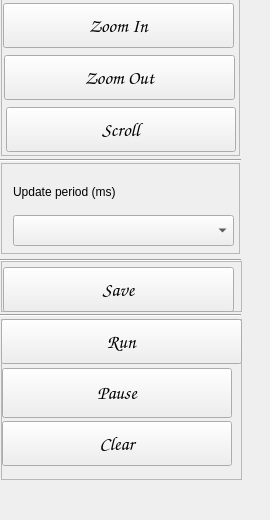
             <widget class="QWidget" name="page_leftbox_graph">
              <widget class="QFrame" name="extraTopMenu">
               <property name="geometry">
                <rect>
                 <x>-10</x>
                 <y>-20</y>
                 <width>261</width>
                 <height>511</height>
                </rect>
               </property>
               <property name="frameShape">
                <enum>QFrame::NoFrame</enum>
               </property>
               <property name="frameShadow">
                <enum>QFrame::Raised</enum>
               </property>
               <widget class="QFrame" name="frame">
                <property name="geometry">
                 <rect>
                  <x>11</x>
                  <y>11</y>
                  <width>239</width>
                  <height>165</height>
                 </rect>
                </property>
                <property name="frameShape">
                 <enum>QFrame::StyledPanel</enum>
                </property>
                <property name="frameShadow">
                 <enum>QFrame::Raised</enum>
                </property>
                <widget class="QPushButton" name="btn_zoom_in">
                 <property name="geometry">
                  <rect>
                   <x>2</x>
                   <y>12</y>
                   <width>231</width>
                   <height>45</height>
                  </rect>
                 </property>
                 <property name="sizePolicy">
                  <sizepolicy hsizetype="Expanding" vsizetype="Fixed">
                   <horstretch>0</horstretch>
                   <verstretch>0</verstretch>
                  </sizepolicy>
                 </property>
                 <property name="minimumSize">
                  <size>
                   <width>0</width>
                   <height>45</height>
                  </size>
                 </property>
                 <property name="font">
                  <font>
                   <family>Comic Sans MS</family>
                   <pointsize>14</pointsize>
                   <italic>false</italic>
                   <bold>false</bold>
                  </font>
                 </property>
                 <property name="cursor">
                  <cursorShape>PointingHandCursor</cursorShape>
                 </property>
                 <property name="layoutDirection">
                  <enum>Qt::LeftToRight</enum>
                 </property>
                 <property name="styleSheet">
                  <string notr="true">background-image: url(:/icons/images/icons/cil-zoom-in.png)

</string>
                 </property>
                 <property name="text">
                  <string>Zoom In</string>
                 </property>
                </widget>
                <widget class="QPushButton" name="btn_zoom_out">
                 <property name="geometry">
                  <rect>
                   <x>3</x>
                   <y>64</y>
                   <width>231</width>
                   <height>45</height>
                  </rect>
                 </property>
                 <property name="sizePolicy">
                  <sizepolicy hsizetype="Expanding" vsizetype="Fixed">
                   <horstretch>0</horstretch>
                   <verstretch>0</verstretch>
                  </sizepolicy>
                 </property>
                 <property name="minimumSize">
                  <size>
                   <width>0</width>
                   <height>45</height>
                  </size>
                 </property>
                 <property name="font">
                  <font>
                   <family>Comic Sans MS</family>
                   <pointsize>14</pointsize>
                   <italic>false</italic>
                   <bold>false</bold>
                  </font>
                 </property>
                 <property name="cursor">
                  <cursorShape>PointingHandCursor</cursorShape>
                 </property>
                 <property name="layoutDirection">
                  <enum>Qt::LeftToRight</enum>
                 </property>
                 <property name="styleSheet">
                  <string notr="true">background-image: url(:/icons/images/icons/cil-zoom-out.png)

</string>
                 </property>
                 <property name="text">
                  <string>Zoom Out</string>
                 </property>
                </widget>
                <widget class="QPushButton" name="btn_scroll">
                 <property name="geometry">
                  <rect>
                   <x>5</x>
                   <y>116</y>
                   <width>230</width>
                   <height>45</height>
                  </rect>
                 </property>
                 <property name="sizePolicy">
                  <sizepolicy hsizetype="Expanding" vsizetype="Fixed">
                   <horstretch>0</horstretch>
                   <verstretch>0</verstretch>
                  </sizepolicy>
                 </property>
                 <property name="minimumSize">
                  <size>
                   <width>0</width>
                   <height>45</height>
                  </size>
                 </property>
                 <property name="font">
                  <font>
                   <family>Comic Sans MS</family>
                   <pointsize>14</pointsize>
                   <italic>false</italic>
                   <bold>false</bold>
                  </font>
                 </property>
                 <property name="cursor">
                  <cursorShape>PointingHandCursor</cursorShape>
                 </property>
                 <property name="layoutDirection">
                  <enum>Qt::LeftToRight</enum>
                 </property>
                 <property name="styleSheet">
                  <string notr="true">background-image: url(:/icons/images/icons/cil-ethernet.png)</string>
                 </property>
                 <property name="text">
                  <string>Scroll</string>
                 </property>
                </widget>
               </widget>
               <widget class="QFrame" name="frame_3">
                <property name="geometry">
                 <rect>
                  <x>11</x>
                  <y>281</y>
                  <width>241</width>
                  <height>51</height>
                 </rect>
                </property>
                <property name="frameShape">
                 <enum>QFrame::StyledPanel</enum>
                </property>
                <property name="frameShadow">
                 <enum>QFrame::Raised</enum>
                </property>
                <widget class="QPushButton" name="btn_save_graph">
                 <property name="geometry">
                  <rect>
                   <x>2</x>
                   <y>6</y>
                   <width>231</width>
                   <height>45</height>
                  </rect>
                 </property>
                 <property name="sizePolicy">
                  <sizepolicy hsizetype="Expanding" vsizetype="Fixed">
                   <horstretch>0</horstretch>
                   <verstretch>0</verstretch>
                  </sizepolicy>
                 </property>
                 <property name="minimumSize">
                  <size>
                   <width>0</width>
                   <height>45</height>
                  </size>
                 </property>
                 <property name="font">
                  <font>
                   <family>Comic Sans MS</family>
                   <pointsize>14</pointsize>
                   <italic>false</italic>
                   <bold>false</bold>
                  </font>
                 </property>
                 <property name="cursor">
                  <cursorShape>PointingHandCursor</cursorShape>
                 </property>
                 <property name="layoutDirection">
                  <enum>Qt::LeftToRight</enum>
                 </property>
                 <property name="styleSheet">
                  <string notr="true">background-image: url(:/icons/images/icons/cil-data-transfer-down.png)

</string>
                 </property>
                 <property name="text">
                  <string>Save</string>
                 </property>
                </widget>
               </widget>
               <widget class="QFrame" name="frame_4">
                <property name="geometry">
                 <rect>
                  <x>11</x>
                  <y>183</y>
                  <width>239</width>
                  <height>91</height>
                 </rect>
                </property>
                <property name="frameShape">
                 <enum>QFrame::StyledPanel</enum>
                </property>
                <property name="frameShadow">
                 <enum>QFrame::Raised</enum>
                </property>
                <widget class="QComboBox" name="comboBox_period">
                 <property name="geometry">
                  <rect>
                   <x>12</x>
                   <y>52</y>
                   <width>221</width>
                   <height>31</height>
                  </rect>
                 </property>
                </widget>
                <widget class="QLabel" name="label">
                 <property name="geometry">
                  <rect>
                   <x>12</x>
                   <y>12</y>
                   <width>221</width>
                   <height>33</height>
                  </rect>
                 </property>
                 <property name="text">
                  <string>Update period (ms)</string>
                 </property>
                </widget>
               </widget>
               <widget class="QFrame" name="frame_2">
                <property name="geometry">
                 <rect>
                  <x>11</x>
                  <y>339</y>
                  <width>241</width>
                  <height>161</height>
                 </rect>
                </property>
                <property name="frameShape">
                 <enum>QFrame::StyledPanel</enum>
                </property>
                <property name="frameShadow">
                 <enum>QFrame::Raised</enum>
                </property>
                <widget class="QPushButton" name="btn_pause_graph">
                 <property name="geometry">
                  <rect>
                   <x>1</x>
                   <y>49</y>
                   <width>230</width>
                   <height>50</height>
                  </rect>
                 </property>
                 <property name="sizePolicy">
                  <sizepolicy hsizetype="Expanding" vsizetype="Fixed">
                   <horstretch>0</horstretch>
                   <verstretch>0</verstretch>
                  </sizepolicy>
                 </property>
                 <property name="minimumSize">
                  <size>
                   <width>0</width>
                   <height>45</height>
                  </size>
                 </property>
                 <property name="font">
                  <font>
                   <family>Comic Sans MS</family>
                   <pointsize>14</pointsize>
                   <italic>false</italic>
                   <bold>false</bold>
                  </font>
                 </property>
                 <property name="cursor">
                  <cursorShape>PointingHandCursor</cursorShape>
                 </property>
                 <property name="layoutDirection">
                  <enum>Qt::LeftToRight</enum>
                 </property>
                 <property name="styleSheet">
                  <string notr="true">background-image: url(:/icons/images/icons/baseline_stop_white_24dp.png)

</string>
                 </property>
                 <property name="text">
                  <string>Pause</string>
                 </property>
                </widget>
                <widget class="QPushButton" name="btn_run_graph">
                 <property name="geometry">
                  <rect>
                   <x>0</x>
                   <y>0</y>
                   <width>241</width>
                   <height>45</height>
                  </rect>
                 </property>
                 <property name="sizePolicy">
                  <sizepolicy hsizetype="Expanding" vsizetype="Fixed">
                   <horstretch>0</horstretch>
                   <verstretch>0</verstretch>
                  </sizepolicy>
                 </property>
                 <property name="minimumSize">
                  <size>
                   <width>0</width>
                   <height>45</height>
                  </size>
                 </property>
                 <property name="font">
                  <font>
                   <family>Comic Sans MS</family>
                   <pointsize>14</pointsize>
                   <italic>false</italic>
                   <bold>false</bold>
                  </font>
                 </property>
                 <property name="cursor">
                  <cursorShape>PointingHandCursor</cursorShape>
                 </property>
                 <property name="layoutDirection">
                  <enum>Qt::LeftToRight</enum>
                 </property>
                 <property name="styleSheet">
                  <string notr="true">background-image: url(:/icons/images/icons/baseline_play_arrow_white_24dp.png)
</string>
                 </property>
                 <property name="text">
                  <string>Run</string>
                 </property>
                </widget>
                <widget class="QPushButton" name="btn_clear_graph">
                 <property name="geometry">
                  <rect>
                   <x>1</x>
                   <y>102</y>
                   <width>230</width>
                   <height>45</height>
                  </rect>
                 </property>
                 <property name="sizePolicy">
                  <sizepolicy hsizetype="Expanding" vsizetype="Fixed">
                   <horstretch>0</horstretch>
                   <verstretch>0</verstretch>
                  </sizepolicy>
                 </property>
                 <property name="minimumSize">
                  <size>
                   <width>0</width>
                   <height>45</height>
                  </size>
                 </property>
                 <property name="font">
                  <font>
                   <family>Comic Sans MS</family>
                   <pointsize>14</pointsize>
                   <italic>false</italic>
                   <bold>false</bold>
                  </font>
                 </property>
                 <property name="cursor">
                  <cursorShape>PointingHandCursor</cursorShape>
                 </property>
                 <property name="layoutDirection">
                  <enum>Qt::LeftToRight</enum>
                 </property>
                 <property name="styleSheet">
                  <string notr="true">

background-image: url(:/icons/images/icons/baseline_clear_white_24dp.png);

</string>
                 </property>
                 <property name="text">
                  <string>Clear</string>
                 </property>
                </widget>
               </widget>
               <widget class="Line" name="line">
                <property name="geometry">
                 <rect>
                  <x>10</x>
                  <y>170</y>
                  <width>241</width>
                  <height>20</height>
                 </rect>
                </property>
                <property name="orientation">
                 <enum>Qt::Horizontal</enum>
                </property>
               </widget>
               <widget class="Line" name="line_2">
                <property name="geometry">
                 <rect>
                  <x>10</x>
                  <y>270</y>
                  <width>241</width>
                  <height>20</height>
                 </rect>
                </property>
                <property name="orientation">
                 <enum>Qt::Horizontal</enum>
                </property>
               </widget>
               <widget class="Line" name="line_3">
                <property name="geometry">
                 <rect>
                  <x>10</x>
                  <y>320</y>
                  <width>241</width>
                  <height>30</height>
                 </rect>
                </property>
                <property name="orientation">
                 <enum>Qt::Horizontal</enum>
                </property>
               </widget>
              </widget>
             </widget>
